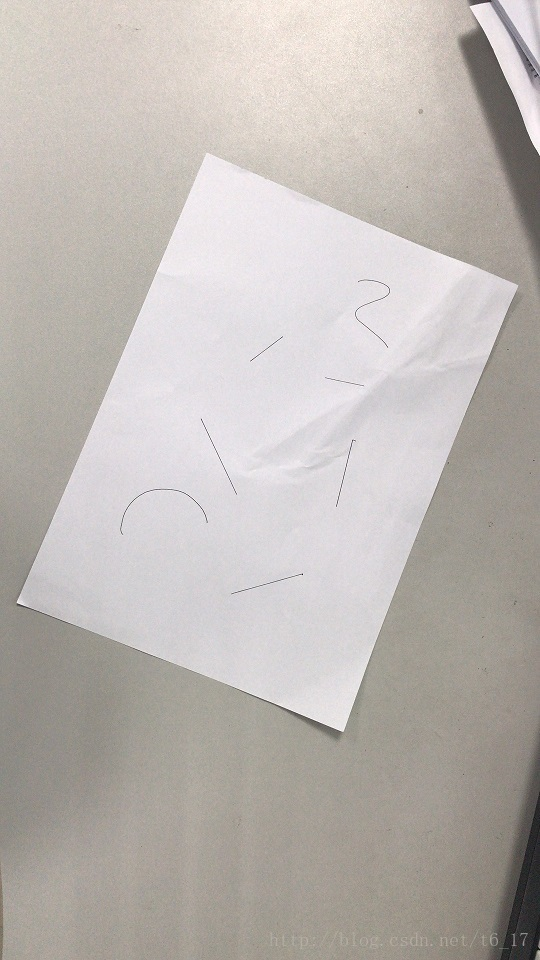
#> input picture 115-伍明-成都/第四周/photo1.jpg, 540 x 960 px
$ python canny_manual.py --path '../../115-伍明-成都/第四周/photo1.jpg'
#> lines starting #> are read from the running program, lines starting #| are printed output that depends on the picture
### 25-刘杰-北京/第三周/convolution_manual.py
#!/usr/bin/python
# -*- coding: utf-8 -*-

'''
@Project ：badou-Turing
@File    ：convolution_manual.py
@Author  ：luigi
@Date    ：2021/7/6 下午4:40
'''

import numpy as np

def convolute(gray, kernel,stride=1,padding=0,mode='valid'):

    h, w = gray.shape
    candicate = gray
    if padding>0:
        if mode == 'full':
            candicate = np.zeros((h+2*padding,w+2*padding))
            candicate[padding:h + padding, padding:w + padding] = gray
            h += 2*padding
            w += 2*padding

        if mode == 'same':
            # 输入大小与输出大小一样，应该保证stride = 1
            assert stride == 1
            least_padding = (kernel.shape[0] - 1)//2
            # 输入中的padding参数，应该大于等于same模式最少需要的padding数
            assert least_padding <= padding
            candicate = np.zeros((h+2*least_padding,w+2*least_padding))
            candicate[least_padding:h + least_padding, least_padding:w + least_padding] = gray
            h += 2*least_padding
            w += 2*least_padding

    m,n = kernel.shape
    h_new,w_new = int((h-m)/stride+1),int((w-n)/stride+1)
    assert h_new>=0 and w_new>=0

    # print("the candicated area is:\n{}".format(candicate))
    target = np.zeros((h_new,w_new))
    for i in range(h_new):
        for j in range(w_new):
            target[i,j] = np.sum(candicate[i:i+m,j:j+n]*kernel)
    return target

# [4 lines left out: function main, not called in this run]
    # print("the output is: \n{}".format(target))

# [2 lines that do not run on import are left out]

### 25-刘杰-北京/第四周/canny_manual.py
#!/usr/bin/python
# -*- coding: utf-8 -*-

'''
@Project ：badou-Turing
@File    ：canny_manual.py
@Author  ：luigi
@Date    ：2021/7/13 下午3:48
'''

import cv2
import numpy as np
import matplotlib.pyplot as plt
import argparse
from 第三周 import convolution_manual

def canny(gray, ksize, sigma,lower,upper):
    """ canny算法实现，分4步：
        step#1：将灰度图高斯平滑
        step#2：通过sobel进行边缘提取
        step#3：非极大值抑制
        step#4：双阈值检测和链接边缘

    :param gray: 要检测边缘的灰度图
    :type gray: np.ndarray(np.uint8)
    :param ksize: 高斯核的size
    :type ksize: int
    :param sigma: 高斯核的sigma，决定了高斯分布的形态
    :type sigma: float
    :param lower: 双阈值的低阈值
    :type lower: int
    :param upper: 双阈值的低阈值
    :type upper: int
    :return:
    :rtype:
    """

    # 高斯平滑
    gaussian_1d = cv2.getGaussianKernel(ksize, sigma)
    gaussian_2d = np.dot(gaussian_1d, gaussian_1d.transpose())
    blur = convolution_manual.convolute(gray, gaussian_2d, padding=2, mode="same")
    # blur = cv2.GaussianBlur(gray, (ksize, ksize), sigma)

    # 计算图像梯度模与方向
    sobel_x = np.array(((-1,0,1),(-2,0,2),(-1,0,1)))
    sobel_y = np.array(((-1,-2,-1),(0,0,0),(1,2,1)))
    gradient_x = convolution_manual.convolute(blur, sobel_x, padding=1, mode="same")
    gradient_y = convolution_manual.convolute(blur, sobel_y, padding=1, mode="same")
    # gradient = np.sqrt(gradient_x**2 + gradient_y**2)
    gradient = np.hypot(gradient_x,gradient_y)
    # gradient = np.sqrt(np.square(gradient_x) + np.square(gradient_y**2))
    gradient_x[gradient_x == 0] = 0.00000001
    gradient_theta_tan = gradient_y/gradient_x

    # 非极大值抑制NMS
    gradientWithBorder = cv2.copyMakeBorder(gradient, 1, 1, 1, 1, cv2.BORDER_REPLICATE)
    # case1: 0°< theta <=45°
    mask1 = (gradient_theta_tan>0) & (gradient_theta_tan<=1)
    coordinate1 = np.where(mask1)
    x,y = coordinate1
    weight1 = gradient_theta_tan[x,y]
    dTempA = gradientWithBorder[x-1, y+1]*weight1 + gradientWithBorder[x, y+1]*(1-weight1)
    dTempB = gradientWithBorder[x, y-1]*weight1 + gradientWithBorder[x+1, y-1]*(1-weight1)
    dTempMax1 = np.where(dTempA>dTempB, dTempA, dTempB)

    # case2: 45°< theta <=90°
    mask2 = (gradient_theta_tan>1)
    coordinate2 = np.where(mask2)
    x,y = coordinate2
    weight2 = gradient_theta_tan[x,y]
    dTempA = gradientWithBorder[x-1, y]*weight2 + gradientWithBorder[x-1, y+1]*(1-weight2)
    dTempB = gradientWithBorder[x+1, y-1]*weight2 + gradientWithBorder[x+1, y]*(1-weight2)
    dTempMax2 = np.where(dTempA>dTempB, dTempA, dTempB)

    # case3: 90°< theta <=135°
    mask3 = (gradient_theta_tan<=-1)
    coordinate3 = np.where(mask3)
    x,y = coordinate3
    weight3 = gradient_theta_tan[x,y]*(-1)  #weight need to be postive value
    dTempA = gradientWithBorder[x-1, y-1]*weight3 + gradientWithBorder[x-1, y]*(1-weight3)
    dTempB = gradientWithBorder[x+1, y]*weight3 + gradientWithBorder[x+1, y+1]*(1-weight3)
    dTempMax3 = np.where(dTempA>dTempB, dTempA, dTempB)

    # case4: 135°< theta <=180°
    mask4 = (gradient_theta_tan>-1) & (gradient_theta_tan<=0)
    coordinate4 = np.where(mask4)
    x,y = coordinate4
    weight4 = gradient_theta_tan[x,y]*(-1) #weight need to be postive value
    dTempA = gradientWithBorder[x-1, y-1]*weight4 + gradientWithBorder[x, y-1]*(1-weight4)
    dTempB = gradientWithBorder[x, y+1]*weight4 + gradientWithBorder[x+1, y+1]*(1-weight4)
    dTempMax4 = np.where(dTempA>dTempB, dTempA, dTempB)

    # combine all 4 coordinates together
    coordinateX = np.concatenate((coordinate1[0], coordinate2[0], coordinate3[0], coordinate4[0]))
    coordinateY = np.concatenate((coordinate1[1], coordinate2[1], coordinate3[1], coordinate4[1]))

    # compare each gradient point with the max sub-pixel in gradient direction
    candicate = gradient[coordinateX, coordinateY]
    dTempMax = np.concatenate((dTempMax1,dTempMax2,dTempMax3,dTempMax4))
    fake_gradient_exclude = np.where(candicate < dTempMax, 0, candicate)

    nms = gradient.copy()
    nms[coordinateX, coordinateY] = fake_gradient_exclude
    nms = nms[np.arange(gray.shape[0])].astype(np.uint8)

    # 双阈值检测
    doubleThreshold = np.where(nms < lower, 0, np.where(nms > upper, 255, nms))
    maskMid = (nms > lower) & (nms < upper)
    coordinate = np.where(maskMid)
    x,y = coordinate
    doubleThresholdWithBorder = cv2.copyMakeBorder(doubleThreshold, 1, 1, 1, 1, cv2.BORDER_REPLICATE)

    maskMax = doubleThresholdWithBorder[x,y]
    for i in range(-1,2):
        for j in range(-1,2):
            if not ((i==0) & (j==0)):
                maskMax = np.maximum(doubleThresholdWithBorder[x+i,y+i],maskMax)

    midThreshold = np.where((doubleThreshold[x,y]<maskMax), 0, 255)
    doubleThreshold[x,y] = midThreshold
    canny_manual = doubleThreshold[np.arange(gray.shape[0])]

    #cv2提供的接口（用于输出对比）
    canny_cv = cv2.Canny(blur.astype(np.uint8), lower, upper, apertureSize=3, L2gradient=True)
    # candy_cv = cv2.Canny(blur.astype(np.uint8), 0, 300)

    plt.subplot(221)
    plt.tight_layout(pad=2.0)  # subplot间距
    plt.title("gray")
    plt.imshow(gray, cmap='gray')
    plt.subplot(222)
    plt.tight_layout(pad=2.0)  # subplot间距
    plt.title("blur")
    plt.imshow(blur, cmap='gray')
    plt.subplot(223)
    plt.title("canny_manual")
    plt.tight_layout(pad=2.0)  # subplot间距
    plt.imshow(canny_manual, cmap='gray')
    plt.subplot(224)
    plt.title("canny_cv")
    plt.tight_layout(pad=2.0)  # subplot间距
    plt.imshow(canny_cv, cmap='gray')
    plt.show()

def main():

    ap = argparse.ArgumentParser()
    ap.add_argument("-p","--path",required=True, help="path for input image")
    args = vars(ap.parse_args())
    image = cv2.imread(args["path"])
#> image is the input picture: shape (960, 540, 3); mean B, G, R 179.3, 183.7, 189.4
    gray = cv2.cvtColor(image, cv2.COLOR_BGR2GRAY)

    ksize=5
    sigma = 0.3*((ksize-1)*0.5 - 1) + 0.8
    m = np.median(gray)
#> m = 188
    weight = 0.33
    lower = int(max(0, (1.0-weight) * m))
#> lower = 125
    upper = int(min(255, (1.0+weight) * m))
#> upper = 250

    canny(gray,ksize,sigma,lower,upper)
#> call 2 of convolute, with kernel = array of shape (3, 3), stride = 1, padding = 1, mode = 'same'
#> after the loop in convolute (call 2), `for i in range(h_new):`:
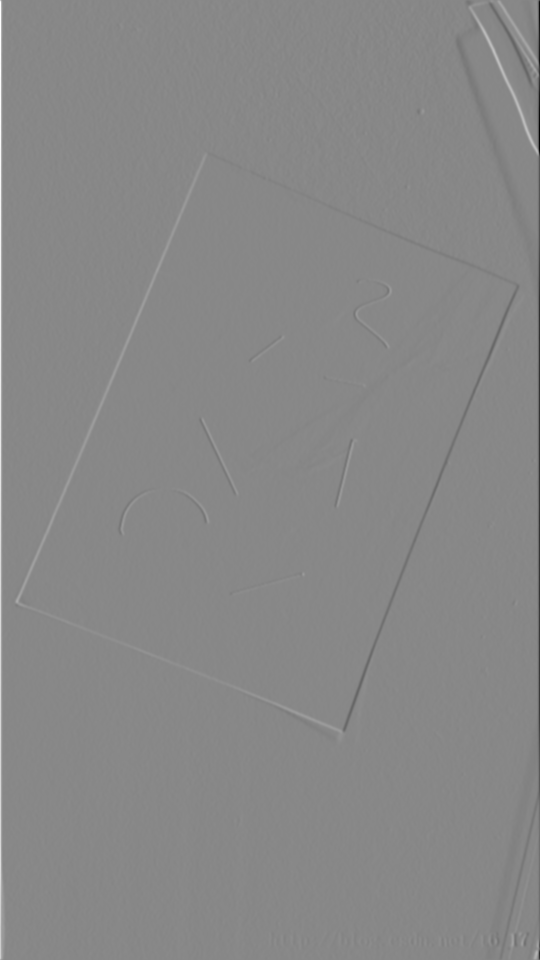
#> target: shape (960, 540) float64; min -908.9, max 795.6, mean -0.2; drawn with min black and max white
#> call 3 of convolute, with kernel = array of shape (3, 3), stride = 1, padding = 1, mode = 'same'
#> after the loop in convolute (call 3), `for i in range(h_new):`:
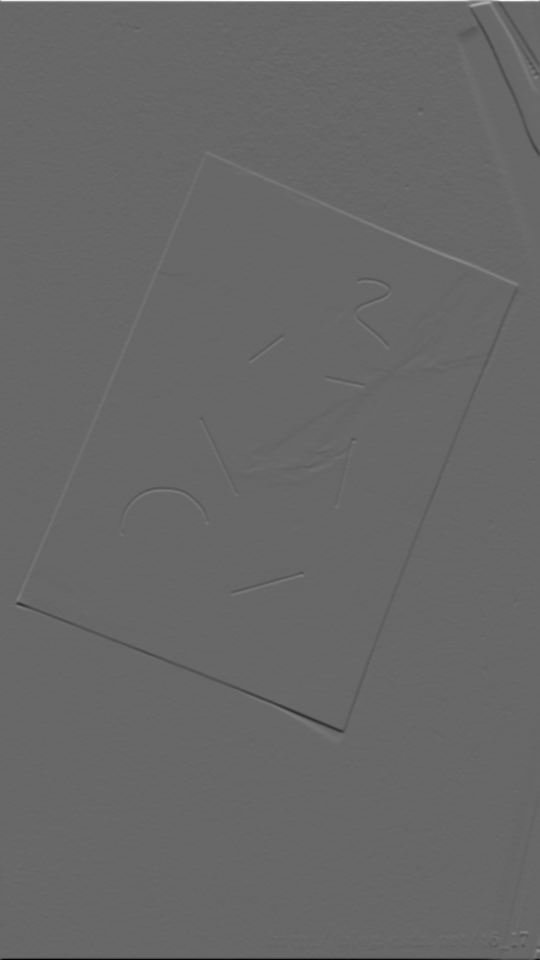
#> target: shape (960, 540) float64; min -614.8, max 891.8, mean -0.2; drawn with min black and max white
#> in canny, `mask1 = (gradient_theta_tan>0) & (gradient_theta_tan<=1)`:
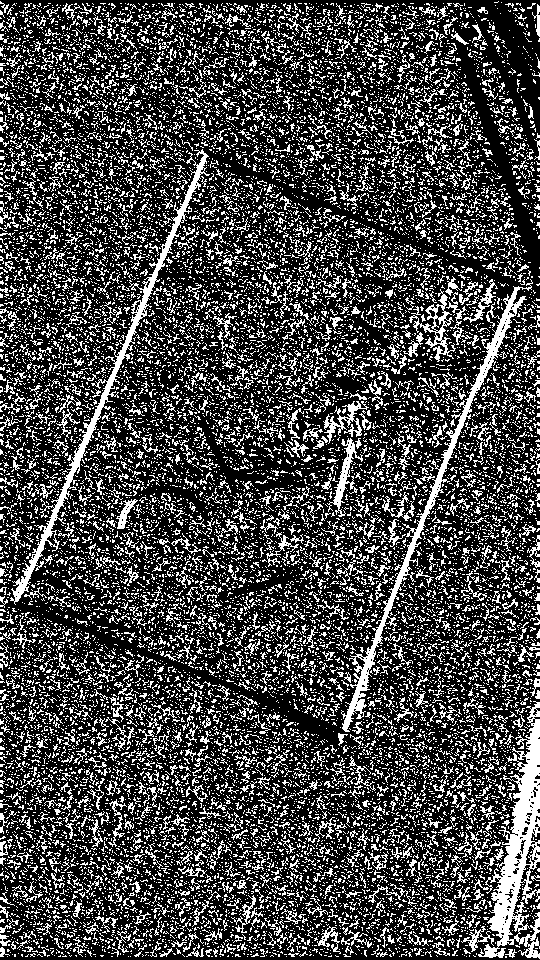
#> mask1: shape (960, 540) bool; 26.9% white in thin lines or dots
#> in canny, `coordinate1 = np.where(mask1)`: coordinate1 = 139479 positions, rows 1 to 958, columns 0 to 539
#> in canny, `mask2 = (gradient_theta_tan>1)`:
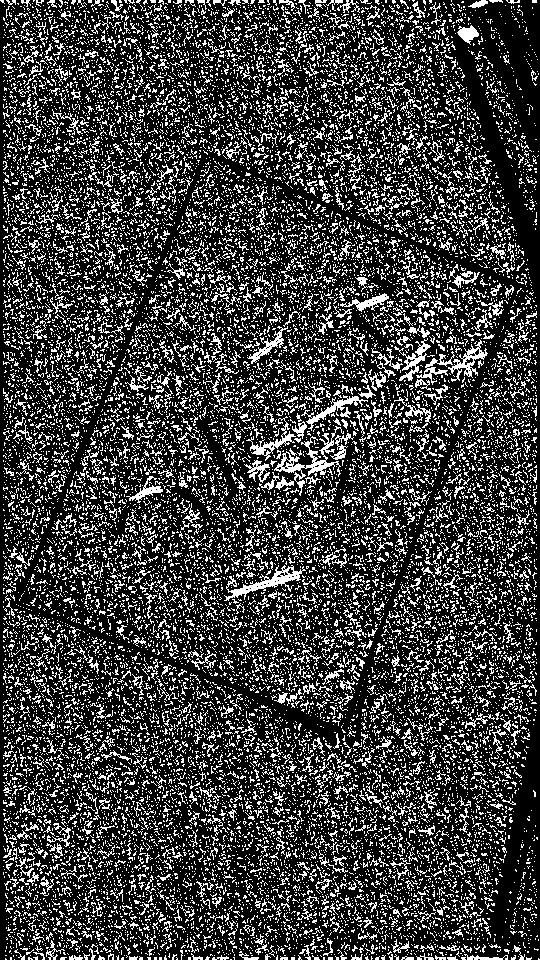
#> mask2: shape (960, 540) bool; 23.8% white in thin lines or dots
#> in canny, `coordinate2 = np.where(mask2)`: coordinate2 = 123604 positions, rows 0 to 959, columns 0 to 539
#> in canny, `mask3 = (gradient_theta_tan<=-1)`:
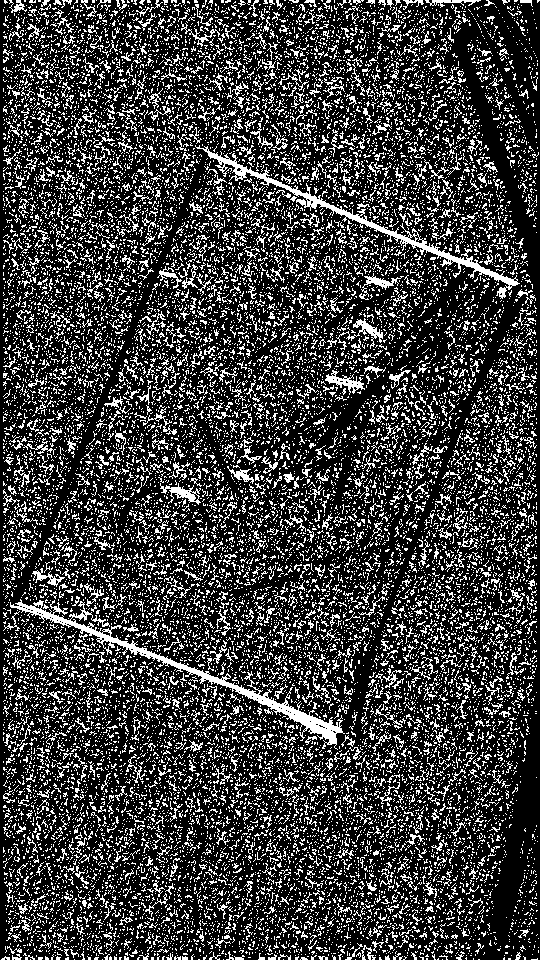
#> mask3: shape (960, 540) bool; 23.6% white in thin lines or dots
#> in canny, `coordinate3 = np.where(mask3)`: coordinate3 = 122259 positions, rows 0 to 959, columns 1 to 539
#> in canny, `mask4 = (gradient_theta_tan>-1) & (gradient_theta_tan<=0)`:
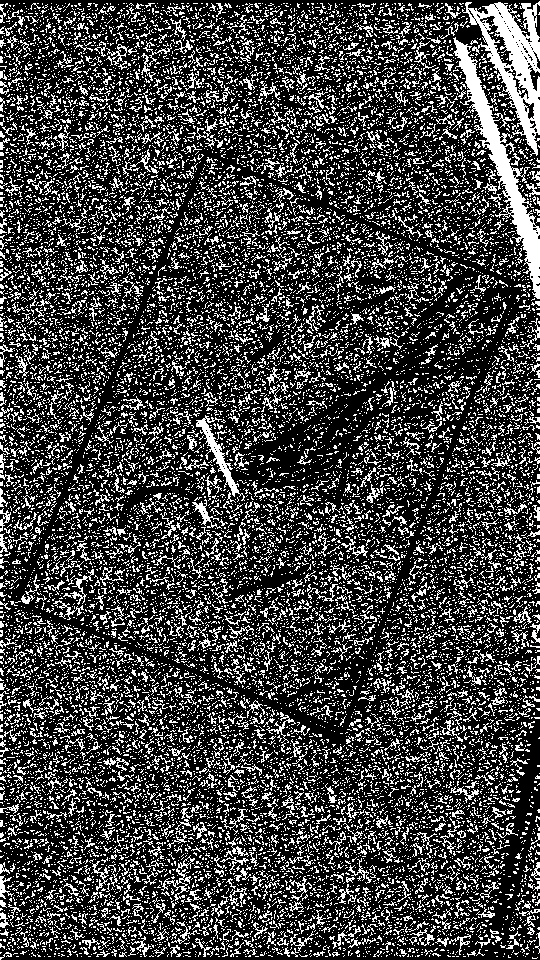
#> mask4: shape (960, 540) bool; 25.7% white in thin lines or dots
#> in canny, `coordinate4 = np.where(mask4)`: coordinate4 = 133058 positions, rows 1 to 959, columns 0 to 539
#> in canny, `maskMid = (nms > lower) & (nms < upper)`: maskMid: shape (960, 540) bool; 0.42% white in thin lines or dots
#> in canny, `coordinate = np.where(maskMid)`: coordinate = 2169 positions, rows 0 to 959, columns 0 to 539
#> in canny, `x,y = coordinate`: x = 2169 values from 0 to 959; y = 2169 values, max 539 at index 113, min 0 at index 7, mean 344.2
#> in canny, `maskMax = doubleThresholdWithBorder[x,y]`: maskMax = 2169 values, max 255 at index 118, min 0 at index 0, mean 23.21
#> after the loop in canny, `for i in range(-1,2):`: maskMax = 2169 values, max 255 at index 118, min 126 at index 318, mean 172.9
#> in canny, `midThreshold = np.where((doubleThreshold[x,y]<maskMax), 0, 255)`: midThreshold = 2169 values, max 255 at index 0, min 0 at index 9, mean 244.5
#> in canny, `doubleThreshold[x,y] = midThreshold`: doubleThreshold: shape (960, 540); min 0, max 255, mean 1
#> in canny, `canny_cv = cv2.Canny(blur.astype(np.uint8), lower, upper, apertureSize..`:
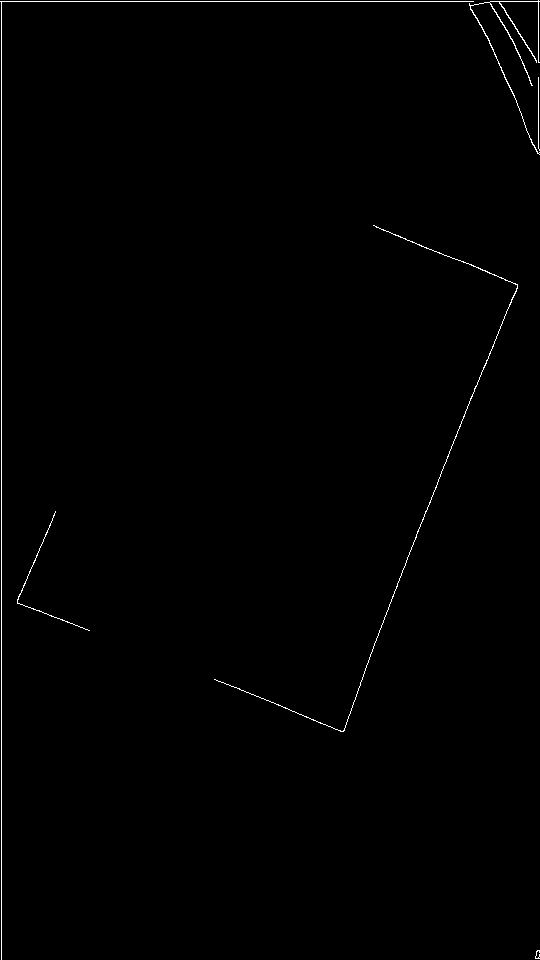
#> canny_cv: shape (960, 540); 0.59% white in thin lines or dots

if __name__ == '__main__':
    main()
